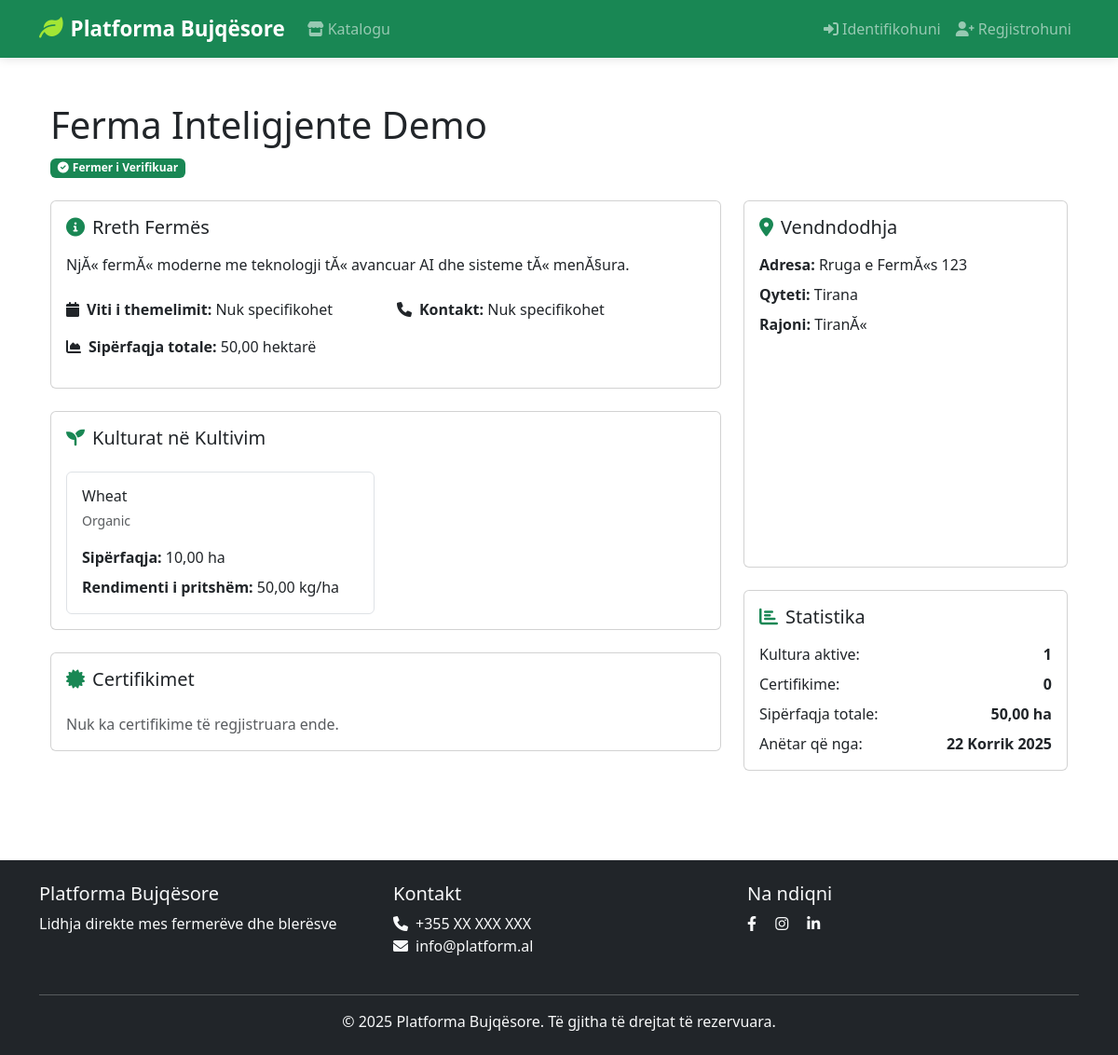
Page /sq/farmer/profile/2/ on the committed database.
### farmer/models.py (models this page shows, shortened)
class FarmerProfile(models.Model):
    user = models.OneToOneField(
        User,
        on_delete=models.CASCADE,
        related_name='farmer_profile'
    )
    farm_name = models.CharField(_('Emri i fermës'), max_length=200)
    farm_name_en = models.CharField(_('Farm Name'), max_length=200, null=True, blank=True)
    farm_name_sq = models.CharField(_('Emri i fermës'), max_length=200, null=True, blank=True)
    farm_description = models.TextField(_('Përshkrimi i fermës'), blank=True)
    farm_description_en = models.TextField(_('Farm Description'), blank=True, null=True)
    farm_description_sq = models.TextField(_('Përshkrimi i fermës'), blank=True, null=True)
    profile_image = models.ImageField(
        _('Imazhi i profilit'),
        upload_to='farmer_profiles/',
        blank=True,
        null=True
    )
    phone_number = models.CharField(_('Numri i telefonit'), max_length=20, blank=True)
    website = models.URLField(_('Faqja e internetit'), blank=True)
    year_established = models.PositiveIntegerField(
        _('Viti i themelimit'),
        validators=[
            MinValueValidator(1900),
            MaxValueValidator(2100)
        ],
        blank=True,
        null=True
    )
    location = models.ForeignKey(
        FarmLocation,
        on_delete=models.SET_NULL,
        null=True,
        related_name='farmers'
    )
    cultivation_methods = models.ManyToManyField(
        CultivationMethod,
        related_name='farmers'
    )
    certifications = models.ManyToManyField(
        Certification,
        related_name='farmers',
        blank=True
    )
    total_land_area = models.DecimalField(
        _('Sipërfaqja totale e tokës (ha)'),
        max_digits=10,
        decimal_places=2,
        default=0
    )
    is_verified = models.BooleanField(_('I verifikuar'), default=False)
    is_active = models.BooleanField(_('Aktiv'), default=True)
    registration_date = models.DateTimeField(_('Data e regjistrimit'), auto_now_add=True)
    last_modified = models.DateTimeField(_('Përditësuar më'), auto_now=True)
    class Meta:
        verbose_name = _('Profili i Fermerit')
        verbose_name_plural = _('Profilet e Fermerëve')

class FarmerCrop(models.Model):
    farmer = models.ForeignKey(FarmerProfile, on_delete=models.CASCADE)
    crop = models.ForeignKey(Crop, on_delete=models.CASCADE)
    land_area = models.DecimalField(
        _('Sipërfaqja e tokës (ha)'),
        max_digits=8,
        decimal_places=2
    )
    cultivation_method = models.ForeignKey(
        CultivationMethod,
        on_delete=models.SET_NULL,
        null=True
    )
    estimated_yield = models.DecimalField(
        _('Rendimenti i përllogaritur (kg/ha)'),
        max_digits=10,
        decimal_places=2,
        blank=True,
        null=True
    )
    class Meta:
        verbose_name = _('Kultura e Fermerit')
        verbose_name_plural = _('Kulturat e Fermerit')
        unique_together = ('farmer', 'crop')

class Crop(models.Model):
    name = models.CharField(_('Emri'), max_length=100)
    scientific_name = models.CharField(_('Emri shkencor'), max_length=200, blank=True, null=True)
    name_en = models.CharField(_('Name'), max_length=100, null=True, blank=True)
    name_sq = models.CharField(_('Emri'), max_length=100, null=True, blank=True)
    scientific_name = models.CharField(_('Emri shkencor'), max_length=200, blank=True, null=True)
    scientific_name_en = models.CharField(_('Scientific Name'), max_length=200, blank=True, null=True)
    scientific_name_sq = models.CharField(_('Emri shkencor'), max_length=200, blank=True, null=True)
    description = models.TextField(_('Përshkrimi'), blank=True)
    description_en = models.TextField(_('Description'), blank=True, null=True)
    description_sq = models.TextField(_('Përshkrimi'), blank=True, null=True)
    growing_season = models.CharField(_('Sezoni i rritjes'), max_length=100, blank=True)
    growing_season_en = models.CharField(_('Growing Season'), max_length=100, blank=True, null=True)
    growing_season_sq = models.CharField(_('Sezoni i rritjes'), max_length=100, blank=True, null=True)
    image = models.ImageField(_('Imazhi'), upload_to='crops/', blank=True, null=True)
    class Meta:
        verbose_name = _('Kulturë Bujqësore')
        verbose_name_plural = _('Kulturat Bujqësore')

class CultivationMethod(models.Model):
    name = models.CharField(_('Emri'), max_length=100)
    description = models.TextField(_('Përshkrimi'))
    name_en = models.CharField(_('Name'), max_length=100, null=True, blank=True)
    name_sq = models.CharField(_('Emri'), max_length=100, null=True, blank=True)
    description = models.TextField(_('Përshkrimi'))
    description_en = models.TextField(_('Description'), null=True, blank=True)
    description_sq = models.TextField(_('Përshkrimi'), null=True, blank=True)
    class Meta:
        verbose_name = _('Metoda e Kultivimit')
        verbose_name_plural = _('Metodat e Kultivimit')

class FarmLocation(models.Model):
    address = models.CharField(_('Adresa'), max_length=255)
    address_en = models.CharField(_('Address'), max_length=255, null=True, blank=True)
    address_sq = models.CharField(_('Adresa'), max_length=255, null=True, blank=True)
    city = models.CharField(_('Qyteti'), max_length=100)
    city_en = models.CharField(_('City'), max_length=100, null=True, blank=True)
    city_sq = models.CharField(_('Qyteti'), max_length=100, null=True, blank=True)
    region = models.CharField(_('Rajoni'), max_length=100)
    region_en = models.CharField(_('Region'), max_length=100, null=True, blank=True)
    region_sq = models.CharField(_('Rajoni'), max_length=100, null=True, blank=True)
    country = models.CharField(_('Shteti'), max_length=100, default='Shqipëri')
    country_en = models.CharField(_('Country'), max_length=100, default='Albania', null=True, blank=True)
    country_sq = models.CharField(_('Shteti'), max_length=100, default='Shqipëri', null=True, blank=True)
    latitude = models.DecimalField(
        _('Gjerësia gjeografike'),
        max_digits=9,
        decimal_places=6,
        null=True,
        blank=True
    )
    longitude = models.DecimalField(
        _('Gjatësia gjeografike'),
        max_digits=9,
        decimal_places=6,
        null=True,
        blank=True
    )
    class Meta:
        verbose_name = _('Vendndodhja e Fermës')
        verbose_name_plural = _('Vendndodhjet e Fermave')

### farmer/views.py (the view)
# urls.py: path('profile/<int:pk>/', views.FarmerProfileDetailView.as_view(), name='profile_detail'),
class FarmerProfileDetailView(DetailView):
    model = FarmerProfile
    template_name = 'farmer/profile_detail.html'
    context_object_name = 'farmer'
    def get_context_data(self, **kwargs):
        context = super().get_context_data(**kwargs)
        farmer = self.object
        context['crops'] = FarmerCrop.objects.filter(farmer=farmer).select_related('crop')
        context['certifications'] = farmer.certifications.all()
        return context

### core/context_processors.py (called while the page is built)
def site_context(request):
    context = {
        'site_name': 'Platforma Bujqësore',
        'site_description': 'Platforma moderne për fermerët dhe blerësit',
        'current_site': Site.objects.get_current() if hasattr(Site, 'objects') else None,
    }
    if hasattr(request, 'user') and request.user.is_authenticated:
        try:
            from marketplace.models import Cart
            cart = Cart.objects.filter(user=request.user).first()
            context['cart_item_count'] = cart.item_count if cart else 0
        except:
            context['cart_item_count'] = 0
    else:
        context['cart_item_count'] = 0
    return context

### templates/farmer/profile_detail.html (shortened to what this page needs)
{% extends 'base.html' %}
{% load static %}
{% block content %}
<div class="container py-4">
    <div class="row mb-4">
        <div class="col-md-8">
            <div class="d-flex align-items-center">
                <div>
                    <h1 class="mb-2">{{ farmer.farm_name }}</h1>
                    {% if farmer.is_verified %}
                        <span class="badge bg-success">
                            <i class="fas fa-check-circle me-1"></i>Fermer i Verifikuar
                        </span>
                    {% endif %}
                </div>
            </div>
        </div>
    </div>
    <div class="row">
        <div class="col-lg-8">
            <div class="card mb-4">
                <div class="card-body">
                    <h5 class="card-title mb-3">
                        <i class="fas fa-info-circle text-success me-2"></i>Rreth Fermës
                    </h5>
                    <p class="card-text">{{ farmer.farm_description|linebreaks }}</p>
                    <div class="row mt-4">
                        <div class="col-md-6">
                            <p><strong><i class="fas fa-calendar me-2"></i>Viti i themelimit:</strong>
                                {{ farmer.year_established|default:"Nuk specifikohet" }}
                            </p>
                            <p><strong><i class="fas fa-chart-area me-2"></i>Sipërfaqja totale:</strong>
                                {{ farmer.total_land_area }} hektarë
                            </p>
                        </div>
                        <div class="col-md-6">
                            <p><strong><i class="fas fa-phone me-2"></i>Kontakt:</strong>
                                {{ farmer.phone_number|default:"Nuk specifikohet" }}
                            </p>
                        </div>
                    </div>
                </div>
            </div>
            <div class="card mb-4">
                <div class="card-body">
                    <h5 class="card-title mb-4">
                        <i class="fas fa-seedling text-success me-2"></i>Kulturat në Kultivim
                    </h5>
                    {% if crops %}
                        <div class="row g-4">
                            {% for farmer_crop in crops %}
                                <div class="col-md-6">
                                    <div class="border rounded p-3 h-100">
                                        <div class="d-flex align-items-center mb-3">
                                            <div>
                                                <h6 class="mb-1">{{ farmer_crop.crop.name }}</h6>
                                                <small class="text-muted">{{ farmer_crop.cultivation_method.name }}</small>
                                            </div>
                                        </div>
                                        <p class="mb-2">
                                            <strong>Sipërfaqja:</strong> {{ farmer_crop.land_area }} ha
                                        </p>
                                        {% if farmer_crop.estimated_yield %}
                                            <p class="mb-0">
                                                <strong>Rendimenti i pritshëm:</strong>
                                                {{ farmer_crop.estimated_yield }} kg/ha
                                            </p>
                                        {% endif %}
                                    </div>
                                </div>
                            {% endfor %}
                        </div>
                    {% else %}
                        <p class="text-muted mb-0">Nuk ka kultura të regjistruara ende.</p>
                    {% endif %}
                </div>
            </div>
            <div class="card">
                <div class="card-body">
                    <h5 class="card-title mb-4">
                        <i class="fas fa-certificate text-success me-2"></i>Certifikimet
                    </h5>
                    {% if certifications %}
                        <div class="row g-4">
                            {% for cert in certifications %}
                                <div class="col-md-6">
                                    <div class="border rounded p-3">
                                        <h6 class="mb-2">{{ cert.name }}</h6>
                                        <p class="mb-2"><strong>Organizata:</strong> {{ cert.issuing_organization }}</p>
                                        <p class="mb-2"><strong>Lëshuar më:</strong> {{ cert.issue_date }}</p>
                                        <p class="mb-3"><strong>Skadon më:</strong> {{ cert.expiry_date }}</p>
                                        {% if cert.document %}
                                            <a href="{{ cert.document.url }}" target="_blank" class="btn btn-sm btn-outline-success">
                                                <i class="fas fa-file-pdf me-2"></i>Shiko Dokumentin
                                            </a>
                                        {% endif %}
                                    </div>
                                </div>
                            {% endfor %}
                        </div>
                    {% else %}
                        <p class="text-muted mb-0">Nuk ka certifikime të regjistruara ende.</p>
                    {% endif %}
                </div>
            </div>
        </div>
        <div class="col-lg-4">
            <div class="card mb-4">
                <div class="card-body">
                    <h5 class="card-title mb-3">
                        <i class="fas fa-map-marker-alt text-success me-2"></i>Vendndodhja
                    </h5>
                    {% if farmer.location %}
                        <p class="mb-2"><strong>Adresa:</strong> {{ farmer.location.address }}</p>
                        <p class="mb-2"><strong>Qyteti:</strong> {{ farmer.location.city }}</p>
                        <p class="mb-3"><strong>Rajoni:</strong> {{ farmer.location.region }}</p>
                        {% if farmer.location.latitude and farmer.location.longitude %}
                            <div id="map" class="rounded mb-3" style="height: 200px;"></div>
                        {% endif %}
                    {% else %}
                        <p class="text-muted mb-0">Nuk ka informacion për vendndodhjen.</p>
                    {% endif %}
                </div>
            </div>
            <div class="card">
                <div class="card-body">
                    <h5 class="card-title mb-3">
                        <i class="fas fa-chart-bar text-success me-2"></i>Statistika
                    </h5>
                    <div class="d-flex justify-content-between mb-2">
                        <span>Kultura aktive:</span>
                        <span class="fw-bold">{{ crops.count }}</span>
                    </div>
                    <div class="d-flex justify-content-between mb-2">
                        <span>Certifikime:</span>
                        <span class="fw-bold">{{ certifications.count }}</span>
                    </div>
                    <div class="d-flex justify-content-between mb-2">
                        <span>Sipërfaqja totale:</span>
                        <span class="fw-bold">{{ farmer.total_land_area }} ha</span>
                    </div>
                    <div class="d-flex justify-content-between">
                        <span>Anëtar që nga:</span>
                        <span class="fw-bold">{{ farmer.registration_date|date }}</span>
                    </div>
                </div>
            </div>
        </div>
    </div>
</div>
{% endblock %}

### static/css/style.css (style rules this page uses)
:root { --primary-color: #198754; --secondary-color: #6c757d; --light-bg: #f8f9fa; }
body { min-height: 100vh; display: flex; flex-direction: column; }
html { scroll-behavior: smooth; }

### rows in the picture
FarmerProfile: farm_name "Ferma Inteligjente Demo", farm_description "NjĂ« fermĂ« moderne me teknologji tĂ« avancuar AI dhe sisteme tĂ« menĂ§ura.", year_established "Nuk specifikohet", total_land_area "50,00", phone_number "Nuk specifikohet", location.address "Rruga e FermĂ«s 123", location.city "Tirana", location.region "TiranĂ«", registration_date "22 Korrik 2025"
FarmerCrop: crop.name "Wheat", cultivation_method.name "Organic", land_area "10,00", estimated_yield "50,00"

### other values in the picture
{{ crops.count }} "1"
{{ certifications.count }} "0"
